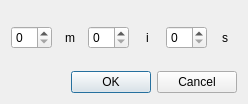
<?xml version="1.0" encoding="UTF-8"?>
<ui version="4.0">
 <class>TimeInputDialog</class>
 <widget class="QDialog" name="TimeInputDialog">
  <property name="geometry">
   <rect>
    <x>0</x>
    <y>0</y>
    <width>248</width>
    <height>104</height>
   </rect>
  </property>
  <property name="windowTitle">
   <string>Input a New Time</string>
  </property>
  <layout class="QVBoxLayout" name="verticalLayout">
   <item>
    <layout class="QHBoxLayout" name="horizontalLayout">
     <item>
      <widget class="QSpinBox" name="majorInput"/>
     </item>
     <item>
      <widget class="QLabel" name="majorLabel">
       <property name="text">
        <string>m</string>
       </property>
       <property name="scaledContents">
        <bool>false</bool>
       </property>
       <property name="alignment">
        <set>Qt::AlignCenter</set>
       </property>
      </widget>
     </item>
     <item>
      <widget class="QSpinBox" name="minorInput"/>
     </item>
     <item>
      <widget class="QLabel" name="minorLabel">
       <property name="text">
        <string>i</string>
       </property>
       <property name="alignment">
        <set>Qt::AlignCenter</set>
       </property>
      </widget>
     </item>
     <item>
      <widget class="QSpinBox" name="milliInput"/>
     </item>
     <item>
      <widget class="QLabel" name="milliLabel">
       <property name="sizePolicy">
        <sizepolicy hsizetype="Minimum" vsizetype="Minimum">
         <horstretch>0</horstretch>
         <verstretch>0</verstretch>
        </sizepolicy>
       </property>
       <property name="text">
        <string>s</string>
       </property>
       <property name="alignment">
        <set>Qt::AlignCenter</set>
       </property>
      </widget>
     </item>
    </layout>
   </item>
   <item>
    <widget class="QDialogButtonBox" name="actionButton">
     <property name="orientation">
      <enum>Qt::Horizontal</enum>
     </property>
     <property name="standardButtons">
      <set>QDialogButtonBox::Cancel|QDialogButtonBox::Ok</set>
     </property>
    </widget>
   </item>
  </layout>
 </widget>
 <resources/>
 <connections>
  <connection>
   <sender>actionButton</sender>
   <signal>accepted()</signal>
   <receiver>TimeInputDialog</receiver>
   <slot>accept()</slot>
   <hints>
    <hint type="sourcelabel">
     <x>248</x>
     <y>254</y>
    </hint>
    <hint type="destinationlabel">
     <x>157</x>
     <y>274</y>
    </hint>
   </hints>
  </connection>
  <connection>
   <sender>actionButton</sender>
   <signal>rejected()</signal>
   <receiver>TimeInputDialog</receiver>
   <slot>reject()</slot>
   <hints>
    <hint type="sourcelabel">
     <x>316</x>
     <y>260</y>
    </hint>
    <hint type="destinationlabel">
     <x>286</x>
     <y>274</y>
    </hint>
   </hints>
  </connection>
 </connections>
</ui>
